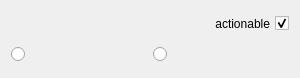
<?xml version="1.0" encoding="UTF-8"?>
<ui version="4.0">
 <class>DoubleRadioButton</class>
 <widget class="QWidget" name="DoubleRadioButton">
  <property name="geometry">
   <rect>
    <x>0</x>
    <y>0</y>
    <width>300</width>
    <height>74</height>
   </rect>
  </property>
  <property name="sizePolicy">
   <sizepolicy hsizetype="Minimum" vsizetype="Preferred">
    <horstretch>0</horstretch>
    <verstretch>0</verstretch>
   </sizepolicy>
  </property>
  <property name="maximumSize">
   <size>
    <width>500</width>
    <height>140</height>
   </size>
  </property>
  <property name="windowTitle">
   <string>Form</string>
  </property>
  <layout class="QGridLayout" name="gridLayout">
   <item row="0" column="0">
    <widget class="QLabel" name="labelFeatureName">
     <property name="minimumSize">
      <size>
       <width>0</width>
       <height>25</height>
      </size>
     </property>
     <property name="styleSheet">
      <string notr="true">QLabel {
	font-weight: bold;
}</string>
     </property>
     <property name="text">
      <string/>
     </property>
    </widget>
   </item>
   <item row="0" column="1">
    <widget class="QCheckBox" name="checkBoxActionability">
     <property name="sizePolicy">
      <sizepolicy hsizetype="Minimum" vsizetype="Fixed">
       <horstretch>0</horstretch>
       <verstretch>0</verstretch>
      </sizepolicy>
     </property>
     <property name="minimumSize">
      <size>
       <width>0</width>
       <height>25</height>
      </size>
     </property>
     <property name="layoutDirection">
      <enum>Qt::RightToLeft</enum>
     </property>
     <property name="text">
      <string>actionable</string>
     </property>
     <property name="checked">
      <bool>true</bool>
     </property>
    </widget>
   </item>
   <item row="1" column="0">
    <widget class="QRadioButton" name="radioButtonValue0">
     <property name="minimumSize">
      <size>
       <width>0</width>
       <height>25</height>
      </size>
     </property>
     <property name="text">
      <string/>
     </property>
    </widget>
   </item>
   <item row="1" column="1">
    <widget class="QRadioButton" name="radioButtonValue1">
     <property name="minimumSize">
      <size>
       <width>0</width>
       <height>25</height>
      </size>
     </property>
     <property name="text">
      <string/>
     </property>
    </widget>
   </item>
  </layout>
 </widget>
 <resources/>
 <connections/>
</ui>
